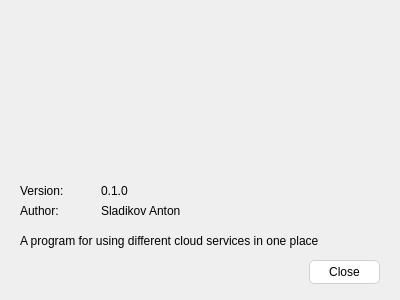
<?xml version="1.0" encoding="UTF-8"?>
<ui version="4.0">
 <class>About</class>
 <widget class="QDialog" name="About">
  <property name="geometry">
   <rect>
    <x>0</x>
    <y>0</y>
    <width>400</width>
    <height>300</height>
   </rect>
  </property>
  <property name="windowTitle">
   <string>About</string>
  </property>
  <property name="sizeGripEnabled">
   <bool>false</bool>
  </property>
  <widget class="QLabel" name="label">
   <property name="geometry">
    <rect>
     <x>70</x>
     <y>10</y>
     <width>250</width>
     <height>160</height>
    </rect>
   </property>
   <property name="minimumSize">
    <size>
     <width>250</width>
     <height>160</height>
    </size>
   </property>
   <property name="maximumSize">
    <size>
     <width>250</width>
     <height>160</height>
    </size>
   </property>
   <property name="text">
    <string/>
   </property>
   <property name="pixmap">
    <pixmap resource="../resources.qrc">:/about/static/logo.png</pixmap>
   </property>
   <property name="scaledContents">
    <bool>true</bool>
   </property>
  </widget>
  <widget class="QLabel" name="label_3">
   <property name="geometry">
    <rect>
     <x>20</x>
     <y>230</y>
     <width>361</width>
     <height>21</height>
    </rect>
   </property>
   <property name="text">
    <string>A program for using different cloud services in one place</string>
   </property>
   <property name="wordWrap">
    <bool>true</bool>
   </property>
  </widget>
  <widget class="QWidget" name="gridLayoutWidget">
   <property name="geometry">
    <rect>
     <x>20</x>
     <y>180</y>
     <width>161</width>
     <height>41</height>
    </rect>
   </property>
   <layout class="QGridLayout" name="gridLayout">
    <property name="spacing">
     <number>0</number>
    </property>
    <item row="0" column="0">
     <widget class="QLabel" name="label_2">
      <property name="text">
       <string>Version:</string>
      </property>
     </widget>
    </item>
    <item row="0" column="1">
     <widget class="QLabel" name="version">
      <property name="text">
       <string>0.1.0</string>
      </property>
     </widget>
    </item>
    <item row="1" column="0">
     <widget class="QLabel" name="label_4">
      <property name="text">
       <string>Author:</string>
      </property>
     </widget>
    </item>
    <item row="1" column="1">
     <widget class="QLabel" name="label_5">
      <property name="text">
       <string>Sladikov Anton</string>
      </property>
     </widget>
    </item>
   </layout>
  </widget>
  <widget class="QPushButton" name="close">
   <property name="geometry">
    <rect>
     <x>309</x>
     <y>260</y>
     <width>71</width>
     <height>24</height>
    </rect>
   </property>
   <property name="styleSheet">
    <string notr="true">QPushButton {
    background-color: #ffffff;
    border: 1px solid #d1d1d6;
    border-radius: 5px;
	color: #000000;
    padding: 3px 12px;
}

QPushButton:pressed {
    background-color: #e6e6eb;
}

QPushButton:disabled {
    background-color: #f2f2f7;
    color: #8e8e93;
    border-color: #d1d1d6;
}</string>
   </property>
   <property name="text">
    <string>Close</string>
   </property>
  </widget>
 </widget>
 <resources>
  <include location="../resources.qrc"/>
 </resources>
 <connections/>
</ui>
